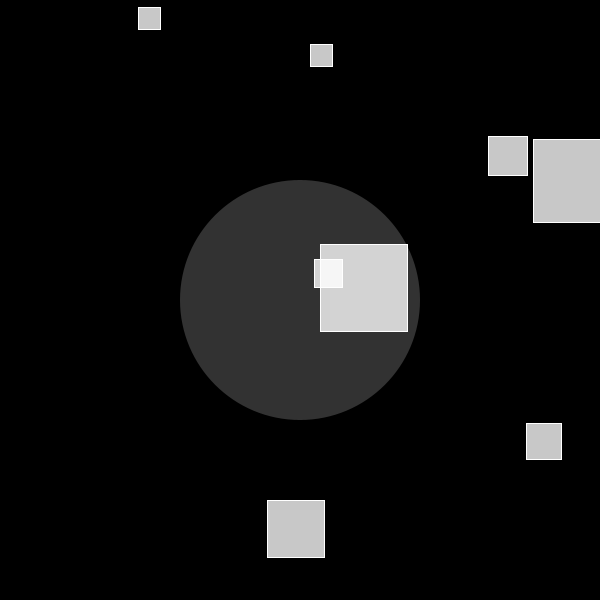
Frame 1 (no input)
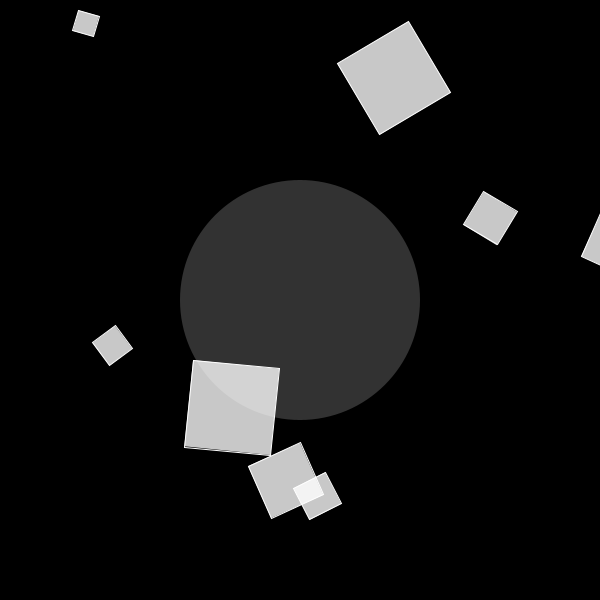
Frame 60 (the mouse pressed at the canvas centre just before this capture)
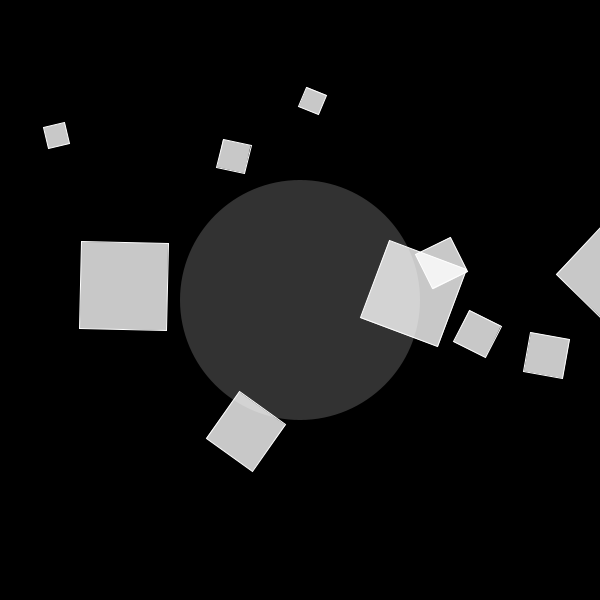
Frame 120 (the mouse held since frame 60 and released just before this capture)

The Processing sketch that drew these frames (run headless with seeded random() and noise(); from frame 60 on, the mouse is pressed at the canvas centre):

// Processing sketch: cubes
// ── cubes.pde
int numShapes = 10; // Number of shapes to draw
float[] centerX = new float[numShapes]; // X position of shape centers
float[] centerY = new float[numShapes]; // Y position of shape centers
float[] rotationSpeed = new float[numShapes]; // Rotation speed of shapes
float[] angle = new float[numShapes]; // Current angle of shapes
float[] shapeSize = new float[numShapes]; // Size of shapes
float shapeRadius; // Radius of the central shape

void setup() {
  size(600, 600); // Set the size of the window
  background(0); // Set the background color
  
  shapeRadius = width * 0.2; // Set the radius of the central shape
  
  // Initialize the shape properties randomly
  for (int i = 0; i < numShapes; i++) {
    centerX[i] = random(width);
    centerY[i] = random(height);
    rotationSpeed[i] = random(-0.2, 0.02);
    shapeSize[i] = random(20, 100);
  }
}

void draw() {
  background(0); // Clear the background
  
  // Draw the central shape
  fill(255, 50);
  noStroke();
  ellipse(width/2, height/2, shapeRadius * 2, shapeRadius * 2);
  
  // Draw the rotating shapes around the central shape
  for (int i = 0; i < numShapes; i++) {
    // Calculate the position of the shape based on the angle
    float x = centerX[i] + cos(angle[i]) * shapeRadius;
    float y = centerY[i] + sin(angle[i]) * shapeRadius;
    
    // Draw the shape at the calculated position
    pushMatrix();
    translate(x, y);
    rotate(angle[i]);
    fill(255, 200);
    stroke(255);
    rectMode(CENTER);
    rect(0, 0, shapeSize[i], shapeSize[i]);
    popMatrix();
    
    // Update the angle based on the rotation speed
    angle[i] += rotationSpeed[i];
  }
}
